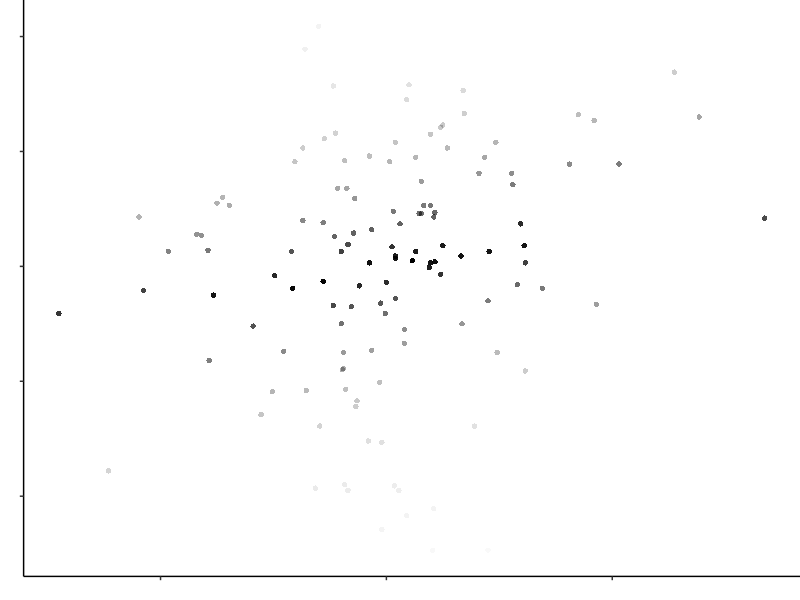
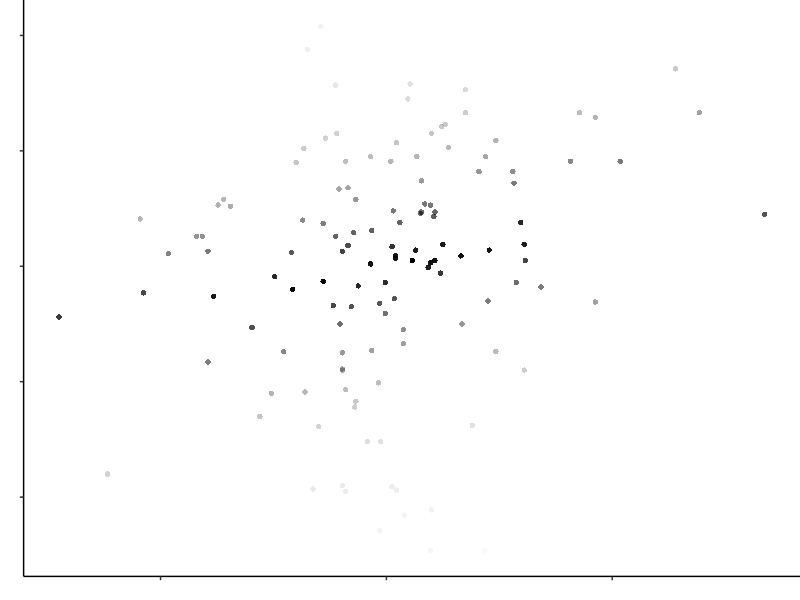
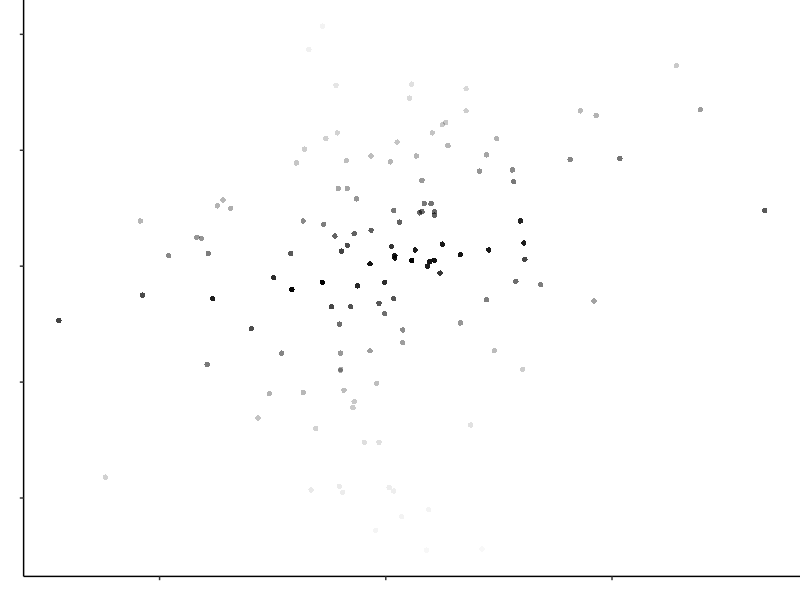
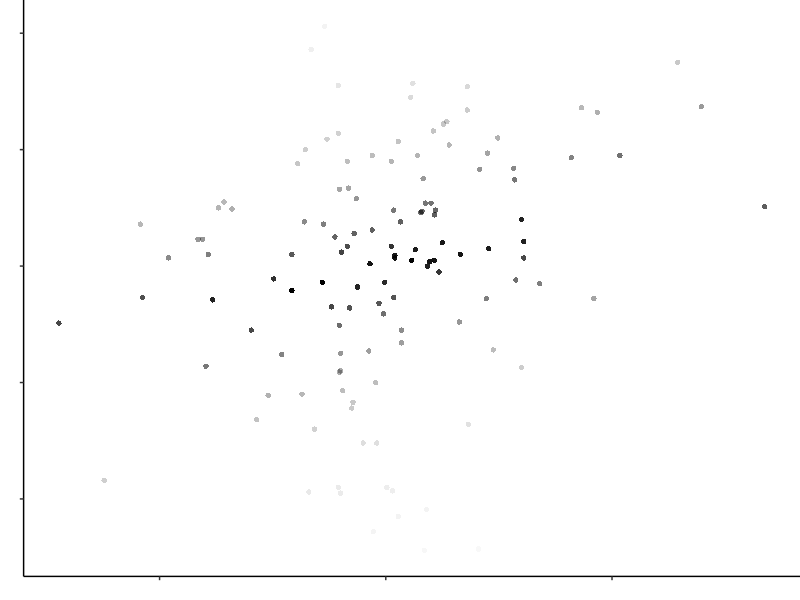
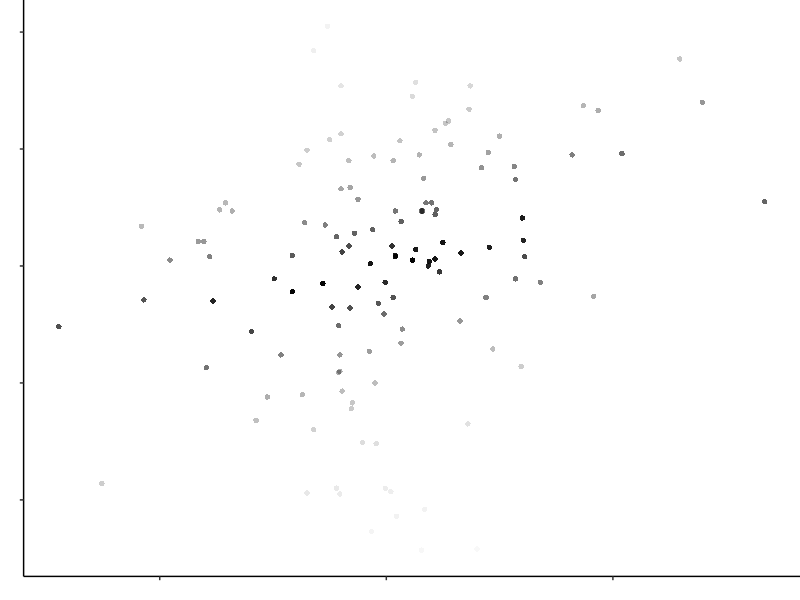
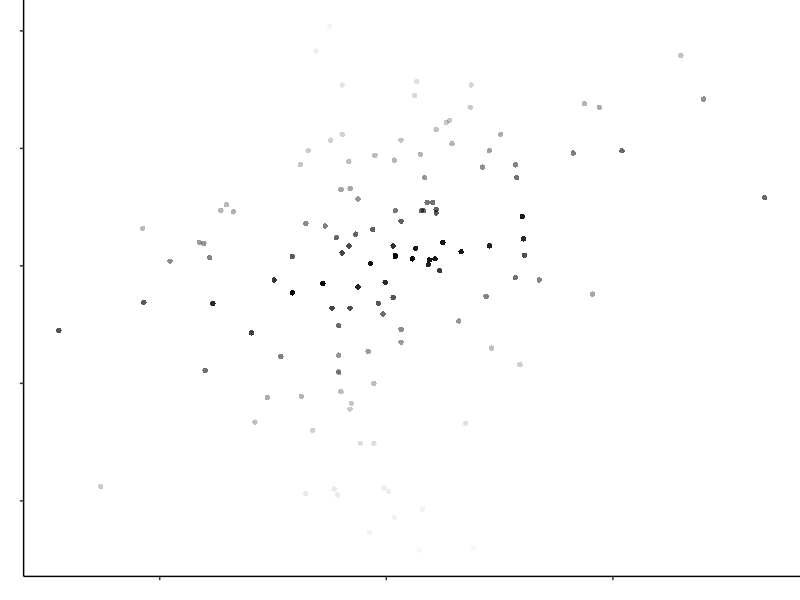
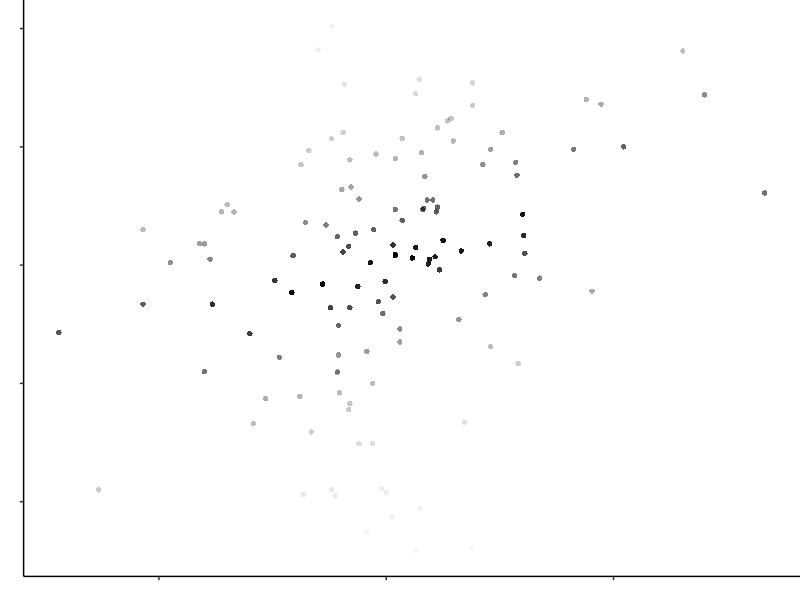
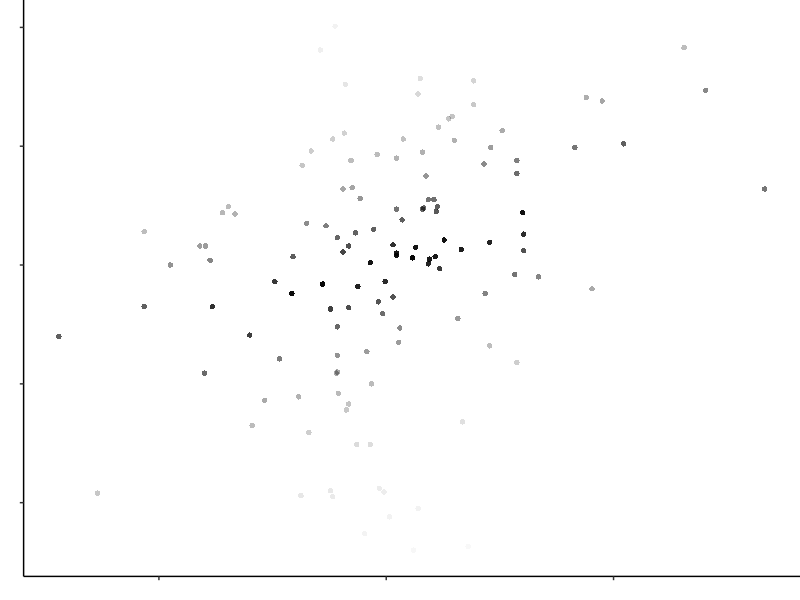

The R script that drew these images, in order: (Note: this script raises an error after producing the figures.)
## ---- chunk 1
knitr::opts_chunk$set(echo = TRUE)
## ---- chunk 2
library(MASS)
library(tidyverse)
library(Hmisc)
library(modelr)
library(scales)
library(gtools)
## ---- chunk 3
# We only want one unique set of plots

number_of_participants = 1

# With 4 levels of IV1 we 180/4 = 45 trials

number_of_trials = 45

set.seed(1234)

my_ss <- rep(1:number_of_participants, each = number_of_trials)

my_rs <- seq(0.2, 0.99, length.out = 45)

correlations <- tibble(my_ss = rep(my_ss, each = 4),  my_rs = rep(my_rs, each = 4))
## ---- chunk 4
add_residual_function <- function(my_desired_r) {
  
  set.seed(1234)

  my_sample_size = 128
  
  mean_variable_1 = 0
  sd_variable_1 = 1
  
  mean_variable_2 = 0
  sd_variable_2 = 1
  
  mu <- c(mean_variable_1, mean_variable_2) 
  
  myr <- my_desired_r * sqrt(sd_variable_1) * sqrt(sd_variable_2)
  
  mysigma <- matrix(c(sd_variable_1, myr, myr, sd_variable_2), 2, 2) 
  
  corr_data = as_tibble(mvrnorm(my_sample_size, mu, mysigma, empirical = TRUE))
  
  corr_model <- lm(V2 ~ V1, data = corr_data)
  
  my_residuals <- abs(residuals(corr_model))
  
  data_with_resid <- round(cbind(corr_data, my_residuals), 2)
  
  return(sum(data_with_resid$my_residuals))
  
}
## ---- chunk 5
r_vec <- correlations$my_rs
total_residuals <- c()
## ---- chunk 6
set.seed(1234)

for(value in r_vec) {
  new_value <- add_residual_function(value)
  total_residuals <- c(total_residuals, new_value) 
}
## ---- chunk 7
item_no <- rep(1:45, each = 4)
full_data <- cbind(item_no, correlations, total_residuals)
## ---- chunk 8
set.seed(1234)

corr_values <- seq(0.2, 0.99, length.out = 45)

max_residual <- function(my_desired_r){
  
my_sample_size = 128

mean_variable_1 = 0
sd_variable_1 = 1

mean_variable_2 = 0
sd_variable_2 = 1

mu <- c(mean_variable_1, mean_variable_2) 

myr <- my_desired_r * sqrt(sd_variable_1) * sqrt(sd_variable_2)

mysigma <- matrix(c(sd_variable_1, myr, myr, sd_variable_2), 2, 2) 

corr_data = as_tibble(mvrnorm(my_sample_size, mu, mysigma, empirical = TRUE))

corr_model <- lm(V2 ~ V1, data = corr_data)

my_residuals <- abs(residuals(corr_model))

data_with_resid <- round(cbind(corr_data, my_residuals), 2)

return(max(abs(data_with_resid$my_residuals)))

}

c <- as_tibble(sapply(corr_values, max_residual))

max(c$value)
## ---- chunk 9
# A: Non-Linear Decay, a = 0.25
# B: Linear Decay
# C: Non-Linear Decay, Inverted
# D: Full Contrast
# This function generates the slope values needed to create plots with the various decay parameters.
# Maximum residual with this seed is 3.2, so for linear slope, we divide all residuals by 3.2

slope_function <- function(my_desired_r) {
  set.seed(1234)
  
  my_sample_size = 128
  
  mean_variable_1 = 0
  sd_variable_1 = 1
  
  mean_variable_2 = 0
  sd_variable_2 = 1
  
  mu <- c(mean_variable_1, mean_variable_2) 
  
  myr <- my_desired_r * sqrt(sd_variable_1) * sqrt(sd_variable_2)
  
  mysigma <- matrix(c(sd_variable_1, myr, myr, sd_variable_2), 2, 2) 
  
  corr_data = as_tibble(mvrnorm(my_sample_size, mu, mysigma, empirical = TRUE))
  
  corr_model <- lm(V2 ~ V1, data = corr_data)
  
  my_residuals <- abs(residuals(corr_model))
  
  data_with_resid <- round(cbind(corr_data, my_residuals), 2)
  
slopes <- data_with_resid %>%
  mutate(slope_linear = my_residuals/3.2) %>%
  mutate(slope_0.25 = 1-(0.25)^my_residuals) %>%
  mutate(slope_inverted = (1 + (0.25)^ my_residuals)-1)

return(slopes)
}
## ---- chunk 10
plot_function <- function(slopes, my_desired_r, letter, contrast) {
  
  p <- ggplot(slopes, aes(x = V1, y = V2)) +
  scale_alpha_identity() +
  geom_point(aes(alpha = contrast), shape = 16) +
  labs(x = "", y = "") +
  theme_classic() +
  theme(axis.text = element_blank()) +
  theme(plot.margin = unit(c(0,0,0,0), "cm")) +
  theme(legend.position = "None")

ggsave(p,filename=paste0(counter, letter,".png"),
       device = "png",
       bg = "white",
       path = "all_plots",
       units = "px",
       width = 1200,
       height = 1200,
)
}
## ---- chunk 11
# This loop iterates the function above over the 45 r values in my_rs

# Running this chunk will use the function we defined above on each r value, 
# then saves the plot with the proper labeling

contrastlevels <- list()


abcd <- c('A','B','C','D')

for (i in abcd) {
  counter = 1
  for (value in my_rs) {
    slopes <- slope_function(value)
    
contrastlevels[['A']] <- (1-(slopes$slope_0.25))
contrastlevels[['B']] <- (1-(slopes$slope_linear))
contrastlevels[['C']] <- (1-(slopes$slope_inverted))
contrastlevels[['D']] <- 1

    plot_function(slopes, value,i,contrastlevels[[i]])
    if (counter > 0) {
      counter = counter + 1
    }
  }
}

## ---- chunk 12
images <- mixedsort(list.files(path = "all_plots"))

plot_labels <- rep(c("all_plots/"), each = 180)

plots_with_labels <- paste(plot_labels, images, sep = "")

final_data <- full_data %>%
  select(-c(item_no, my_ss))

unique_item_no <- c(1:180)

instructions <- rep(c("Please look at the following plot and use the slider to estimate the correlation"), each = 180)

data_with_plots <- cbind(unique_item_no, final_data, plots_with_labels, images, instructions)
## ---- chunk 13
mask_gen_function <- function() {

x <- LETTERS[1:20]
y <- paste0("var", seq(1,20))
data <- expand.grid(X=x, Y=y)
data$Z <- round(runif(400, 0, 1))

mask <- ggplot(data, aes(X, Y, fill= Z)) + 
  geom_tile() +
  scale_fill_gradient(low = "white", high = "black") +
  theme_void() +
  theme(legend.position = "None")

ggsave(mask,filename=paste("mask", counter,".png",sep=""),
       device = "png",
       bg = "white",
       path = "masks",
       units = "px",
       width = 1200,
       height = 1200,)
}

counter = 1
for (i in 1:186) {
  mask_gen_function()
  if (counter > 0) {
    counter = counter + 1
  }
}

masks <- mixedsort(list.files(path = "masks"))

mask_labels <- rep(c("masks/"), each = 186)

masks_with_labels <- paste(mask_labels, masks, sep = "")
## ---- chunk 14
size_w <- rep(c(0.86), times = 180)

size_h <- rep(c(0.86), times = 180)

colour <- rep(c("black"), times = 180)

data_with_sizes <- cbind(data_with_plots, size_h, size_w, colour)
## ---- chunk 15
my_rs <- rep(c(0, 1), times = c(3, 3))

total_residuals <- rep(c(0), times = 6)

plots_with_labels <- head(plots_with_labels)

images <- head(images)

unique_item_no <- c(181:186)

size_h <- rep(c(0.86), times = 6)

size_w <- rep(c(0.86), times = 6)

colour <- rep(c("red"), times = 6)

instructions <- rep(c("Please IGNORE the correlation displayed and set the slider to 0.",
                      "Please IGNORE the correlation displayed and set the slider to 1."),
                    times = c(3, 3))

attention_checks <- cbind(unique_item_no, my_rs, total_residuals, plots_with_labels, images,
                          size_h, size_w, instructions, colour)
## ---- chunk 16
exp_spatially_dependent_final <- rbind(data_with_sizes, attention_checks) %>%
  cbind(masks_with_labels)

write.csv(exp_spatially_dependent_final, "exp_spatially_dependent_full_data.csv", row.names = FALSE)
## ---- chunk 17
number_of_participants = 1

number_of_trials = 2

set.seed(12345)

my_ss <- rep(1:number_of_participants, each = number_of_trials)

my_rs <- rep(runif(number_of_trials, min = 0.2, max = 0.9), number_of_participants)

correlations <- tibble(my_ss, my_rs)
## ---- chunk 18
practice_plot_generation_function <- function(my_desired_r) {
  set.seed(12345)
  
  my_sample_size = 128
  
  mean_variable_1 = 0
  sd_variable_1 = 1
  
  mean_variable_2 = 0
  sd_variable_2 = 1
  
  mu <- c(mean_variable_1, mean_variable_2) 
  
  myr <- my_desired_r * sqrt(sd_variable_1) * sqrt(sd_variable_2)
  
  mysigma <- matrix(c(sd_variable_1, myr, myr, sd_variable_2), 2, 2) 
  
  corr_data = as_tibble(mvrnorm(my_sample_size, mu, mysigma, empirical = TRUE))
  
  corr_model <- lm(V2 ~ V1, data = corr_data)
  
  my_residuals <- abs(residuals(corr_model))
  
  data_with_resid <- round(cbind(corr_data, my_residuals), 2)

test_plot <- ggplot(data_with_resid, aes(x = V1, y = V2)) +
  geom_point()  +
  labs(x = "", y = "") +
  theme_classic() +
  theme(axis.text = element_blank()) +
  theme(plot.margin = unit(c(0,0,0,0), "cm")) +
  theme(legend.position = "None")

ggsave(test_plot,filename=paste0(counter,"P",".png"), 
       device = "png",
       bg = "white",
       path = "practice_plots",
       units = "px",
       width = 1200,
       height = 1200,
)

return()
}
## ---- chunk 19
counter = 1
for (value in my_rs) {
  practice_plot_generation_function(value)
  if (counter > 0) {
    counter = counter + 1
  }
  }
## ---- chunk 20
practice_images <- mixedsort(list.files(path = "practice_plots"))

size_h_p <- rep(c(0.86), times = 2)

size_w_p <- rep(c(0.86), times = 2)

practice_data <- cbind(practice_images, size_h_p, size_w_p)

write.csv(practice_data, "practice_plots.csv", row.names = FALSE)
